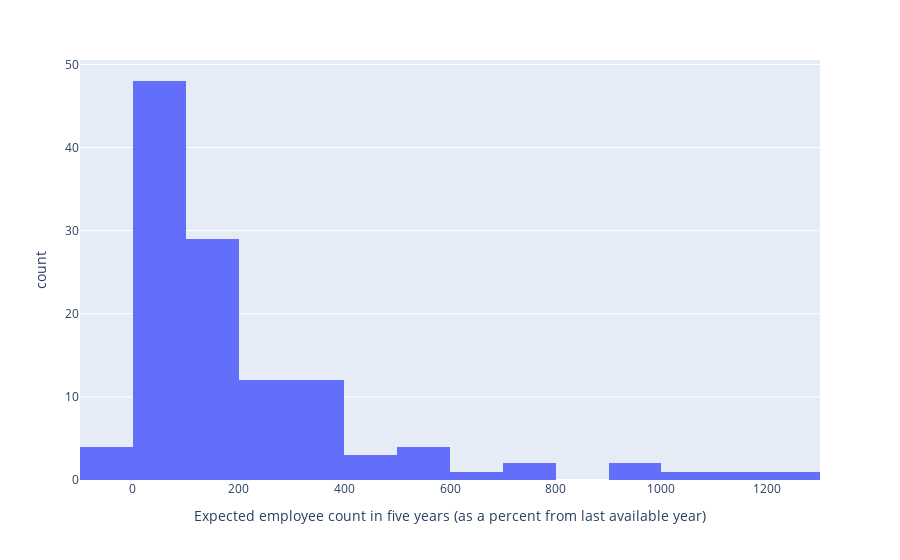

Notebook cell for this chart:
### Code cell
#Visualize with histogram
px.histogram(
  duck_df,
  x="question_2_row_1_transformed",
  labels={
        "question_2_row_1_transformed": "Expected employee count in five years (as a percent from last available year)"
    }
)

### Figure 1 — Plotly figure (JSON) as saved in the notebook; plotly's stock layout.template omitted (floating-point values rounded to 4 significant figures)
{"data": [{"bingroup": "x", "hovertemplate": "Expected employee count in five years (as a percent from last available year)=%{x}<br>count=%{y}<extra></extra>", "legendgroup": "", "marker": {"color": "#636efa", "pattern": {"shape": ""}}, "name": "", "orientation": "v", "showlegend": false, "type": "histogram", "x": [35.14, 23.02, 86.64, 17.65, 60.0, -1.295, 12.28, 66.67, 9.375, 506.1, 26.98, 20.0, 16.07, 81.82, 50.0, 76.47, 96.85, 247.8, 31.58, 42.86, -1.961, 6.383, 100.0, 76.47, 7.143, 311.8, 25.0, 185.7, 426.3, 57.89, 150.0, 35.29, 180.9, 196.3, 1251.0, -57.63, 170.3, 566.7, 172.7, 138.1, 354.5, 53.85, 207.7, 122.2, 169.2, 194.1, 19.05, 1150.0, 23.08, 66.67, -6.667, 605.9, 60.87, 900.0, 366.7, 150.0, 117.4, 220.0, 580.3, 166.7, 400.0, 7.296, 25.0, 373.0, 284.6, 153.5, 108.3, 200.0, 20.0, 1076.0, 126.4, 334.8, 92.31, 102.7, 31.82, 59.09, 156.4, 120.6, 212.5, 381.1, 56.25, 75.44, 100.0, 263.6, 300.0, 782.4, 277.4, 41.41, 117.4, 128.6, 376.2, 59.09, 263.6, 288.9, 191.7, 92.31, 733.3, 66.67, 104.0, 233.3, 38.89, 91.69, 172.7, 108.3, 366.7, 150.0, 66.67, 185.7, 300.0, 9.375, 316.7, 71.43, 31.29, 50.0, 981.1, 227.9, 316.7, 566.7, 471.4, 33.33], "xaxis": "x", "yaxis": "y"}], "layout": {"barmode": "relative", "legend": {"tracegroupgap": 0}, "margin": {"t": 60}, "xaxis": {"anchor": "y", "domain": [0, 1], "title": {"text": "Expected employee count in five years (as a percent from last available year)"}}, "yaxis": {"anchor": "x", "domain": [0, 1], "title": {"text": "count"}}}}
